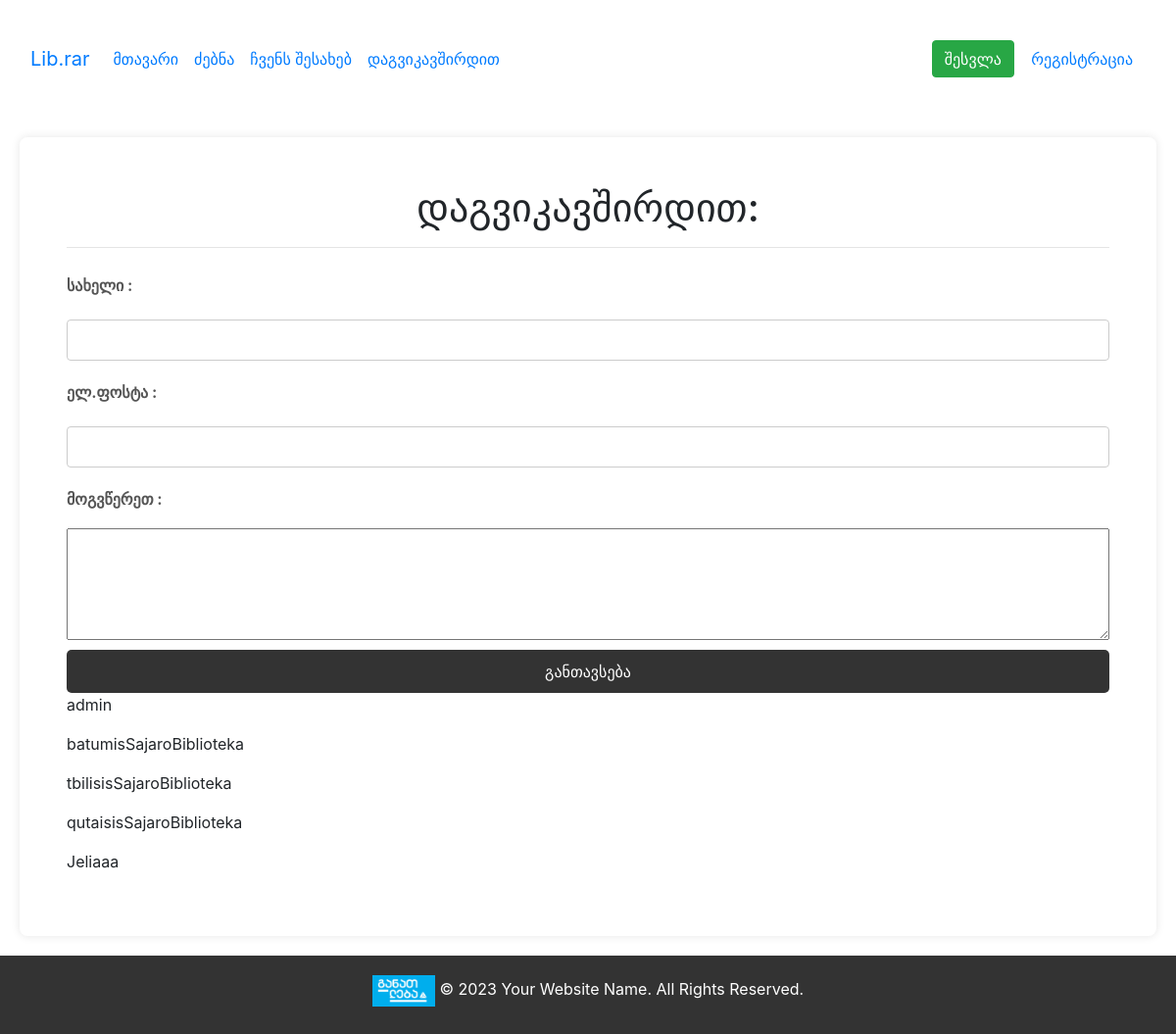
/contact, run on an earlier commit of the app's database.
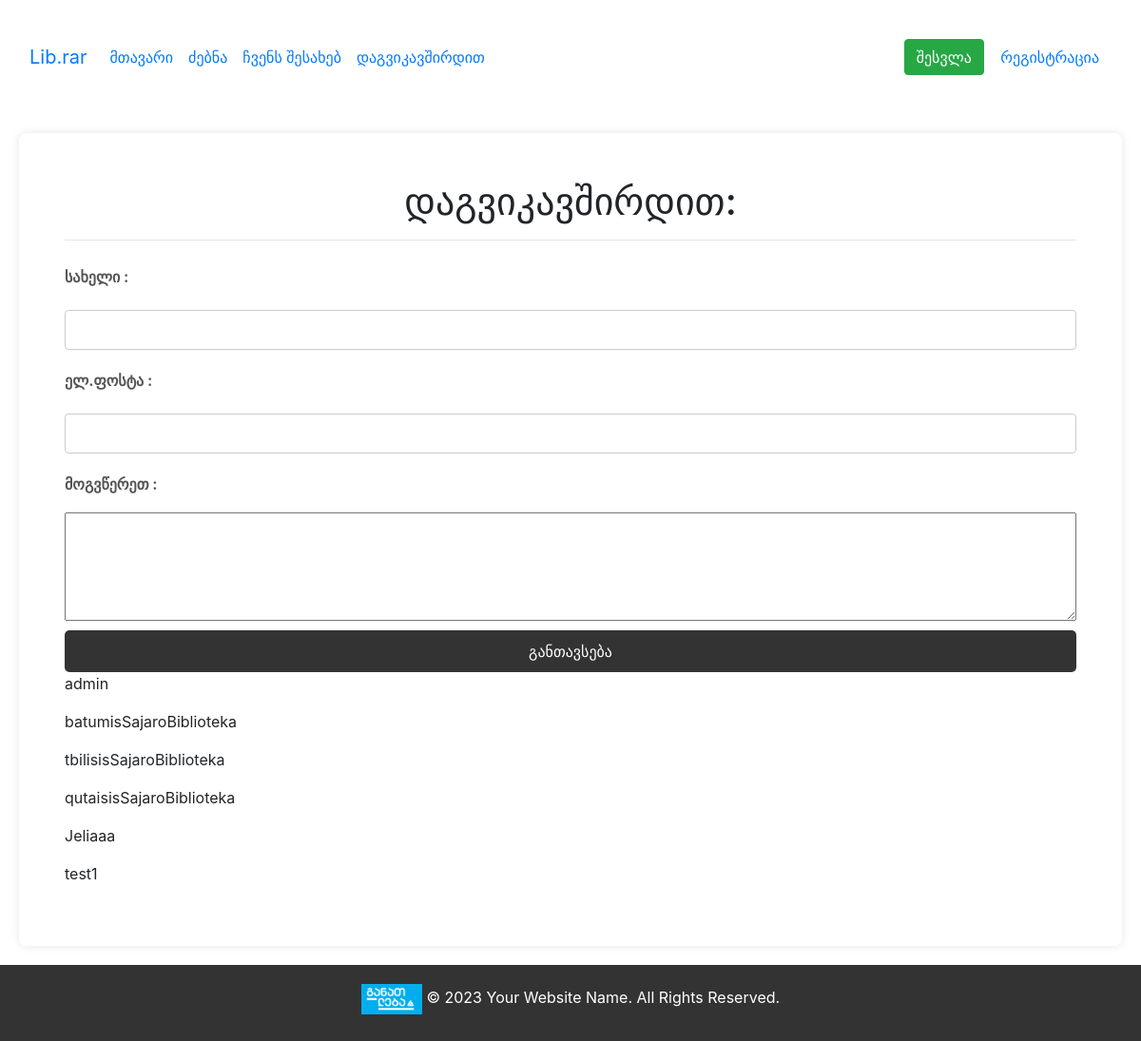
And on a later commit of the database.
### models.py (models this page shows, shortened)
class User(db.Model, UserMixin):
    __tablename__ = 'users'
    id = db.Column(db.Integer, primary_key=True)
    username = db.Column(db.String)
    mail = db.Column(db.String)
    password = db.Column(db.String)
    role = db.Column(db.String)

### routes.py (the view)
@app.route('/contact')
def contact():
    for user in User.query.all():
        print(user.username)
    return render_template('contact.html', users=User.query.all())

### templates/contact.html (shortened to what this page needs)
{% extends 'base.html' %}
{% block content %}
<div class="contact p-5">
      <h1>დაგვიკავშირდით:</h1>
    <hr style="width:100%"/>
    <form>
      <label for="name">სახელი :</label>
      <input type="text" id="name" name="name" required>
      <label for="email">ელ.ფოსტა :</label>
      <input type="email" id="email" name="email" required>
      <label for="message">მოგვწერეთ :</label>
      <textarea id="message" name="message" rows="4" required></textarea>
      <button onclick="alert('მადლობა!')" type="submit">განთავსება</button>
    </form>
    <div>
        {%for user in users : %}
        <p>{{ user.username }}</p>
        {% endfor %}
    </div>
</div>
{% endblock %}

### templates/base.html (shortened to what this page needs)
<!DOCTYPE html>
<html lang="en">
<head>
    <link rel="stylesheet" href="{{ url_for('static', filename='styles.css') }}">
    <link rel="stylesheet" href="https://maxcdn.bootstrapcdn.com/bootstrap/4.0.0/css/bootstrap.min.css">
    <link rel="stylesheet" href="https://cdnjs.cloudflare.com/ajax/libs/font-awesome/6.4.2/css/all.min.css" />
</head>
<body>
    <div id="header">
        {% include 'header.html' %}
    <div id="content" class="content">
        {% block content %}{% endblock %}
    </div>
    <div id="footer">
        {% include 'footer.html' %}
    </div>
</body>
</html>

### templates/header.html (shortened to what this page needs)
<nav class="navbar navbar-expand-lg bg-body-tertiary" style="height:15dvh">
  <div class="container-fluid">
    <a class="navbar-brand" href="/">Lib.rar</a>
    <div class="collapse navbar-collapse" id="navbarNavAltMarkup">
      <div class="navbar-nav">
        <a class="nav-link active" aria-current="page" href="/">მთავარი</a>
        <a class="nav-link" href="/searchPage">ძებნა</a>
        <a class="nav-link" href="/about-us">ჩვენს შესახებ</a>
        <a class="nav-link" href="/contact">დაგვიკავშირდით</a>
      </div>
    </div>
    {% if current_user.is_authenticated %}
    <div class="btn-group">
    <button type="button" class="btn btn-success dropdown-toggle" data-toggle="dropdown" aria-haspopup="true" aria-expanded="false">
      პროფილი
    </button>
  <div class="dropdown-menu">
    <a class="dropdown-item" href="#">{{ current_user.username }}</a>
    <a class="dropdown-item" href="#">დეტალები</a>
    {% if current_user.role == 'libAdmin' %}
    <a class="dropdown-item" href="/MyLibrary">ჩემი ბიბლიოთეკა</a>
    {% endif %}
    <a class="dropdown-item" href="/log_out">გამოსვლა</a>
  </div>
      {% else %}
      <div class="nav_methods">
        <a class="btn btn-success" href="/login">შესვლა</a>
        <a class="btn " href="/register">რეგისტრაცია</a>
      </div>
</div>
    {% endif %}
  </div>

### templates/footer.html (shortened to what this page needs)
    <footer class="w-100" style="display:flex, justify-content:space-between, align-items:center">
        <a target="_blank" href="https://www.tbceducation.ge/"><img src="{{ url_for('static', filename='tbcLogo.png') }}" alt="TBC Logo"></a>
        <p style="display:inline-block">&copy; 2023 Your Website Name. All Rights Reserved.</p>
    </footer>

### static/styles.css (style rules this page uses)
body { font-family: 'Arial', sans-serif; margin: 0; padding: 0; background-color: #f4f4f4; overflow-x: hidden; }
.content { min-height:90dvh; }
h1 { text-align: center; color: #333; }
label { display: block; margin: 10px 0 5px; color: #555; }
input { width: 100%; padding: 10px; margin-bottom: 15px; box-sizing: border-box; border: 1px solid #ccc; border-radius: 4px; }
button { width: 100%; padding: 10px; background-color: #3498db; color: #fff; border: none; border-radius: 4px; cursor: pointer; font-size: 16px; }
.contact { margin: 20px; padding: 20px; background-color: #fff; box-shadow: 0 0 10px rgba(0, 0, 0, 0.1); border-radius: 8px; }
.contact form { display: grid; grid-gap: 10px; }
.contact label { font-weight: bold; }
.contact input, textarea { width: 100%; padding: 8px; box-sizing: border-box; margin-top: 5px; }
.contact button { background-color: #333; color: #fff; padding: 10px 15px; border: none; border-radius: 5px; cursor: pointer; }

### templates/footer.html (style rules this page uses)
footer { height:10dvh !important; background-color: #333; color: white; padding: 20px 0; text-align: center; }
footer img { height:80% }

What changed in the data, as far as the page shows it:
added User: username "test1"
